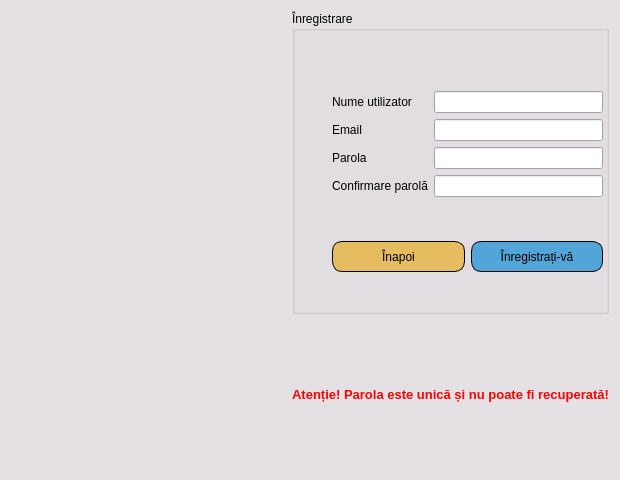
<?xml version="1.0" encoding="UTF-8"?>
<ui version="4.0">
 <class>Register</class>
 <widget class="QDialog" name="Register">
  <property name="geometry">
   <rect>
    <x>0</x>
    <y>0</y>
    <width>620</width>
    <height>480</height>
   </rect>
  </property>
  <property name="palette">
   <palette>
    <active>
     <colorrole role="Base">
      <brush brushstyle="SolidPattern">
       <color alpha="255">
        <red>255</red>
        <green>255</green>
        <blue>255</blue>
       </color>
      </brush>
     </colorrole>
     <colorrole role="Window">
      <brush brushstyle="SolidPattern">
       <color alpha="255">
        <red>229</red>
        <green>224</green>
        <blue>228</blue>
       </color>
      </brush>
     </colorrole>
    </active>
    <inactive>
     <colorrole role="Base">
      <brush brushstyle="SolidPattern">
       <color alpha="255">
        <red>255</red>
        <green>255</green>
        <blue>255</blue>
       </color>
      </brush>
     </colorrole>
     <colorrole role="Window">
      <brush brushstyle="SolidPattern">
       <color alpha="255">
        <red>229</red>
        <green>224</green>
        <blue>228</blue>
       </color>
      </brush>
     </colorrole>
    </inactive>
    <disabled>
     <colorrole role="Base">
      <brush brushstyle="SolidPattern">
       <color alpha="255">
        <red>229</red>
        <green>224</green>
        <blue>228</blue>
       </color>
      </brush>
     </colorrole>
     <colorrole role="Window">
      <brush brushstyle="SolidPattern">
       <color alpha="255">
        <red>229</red>
        <green>224</green>
        <blue>228</blue>
       </color>
      </brush>
     </colorrole>
    </disabled>
   </palette>
  </property>
  <property name="windowTitle">
   <string>Dialog</string>
  </property>
  <property name="windowIcon">
   <iconset>
    <normalon>C:/Users/User/Desktop/SecureDriveIcon.jpeg</normalon>
   </iconset>
  </property>
  <layout class="QGridLayout" name="gridLayout">
   <item row="2" column="1">
    <widget class="QLabel" name="label_5">
     <property name="sizePolicy">
      <sizepolicy hsizetype="Preferred" vsizetype="Preferred">
       <horstretch>0</horstretch>
       <verstretch>0</verstretch>
      </sizepolicy>
     </property>
     <property name="font">
      <font>
       <pointsize>10</pointsize>
       <weight>75</weight>
       <bold>true</bold>
      </font>
     </property>
     <property name="styleSheet">
      <string notr="true">color:red</string>
     </property>
     <property name="text">
      <string>Atenție! Parola este unică și nu poate fi recuperată!</string>
     </property>
     <property name="alignment">
      <set>Qt::AlignCenter</set>
     </property>
    </widget>
   </item>
   <item row="1" column="0">
    <widget class="QLabel" name="label_4">
     <property name="text">
      <string/>
     </property>
     <property name="pixmap">
      <pixmap>C:/Users/User/Desktop/SecureDriveIcon.jpeg</pixmap>
     </property>
    </widget>
   </item>
   <item row="0" column="1" rowspan="2">
    <widget class="QGroupBox" name="groupBox">
     <property name="enabled">
      <bool>true</bool>
     </property>
     <property name="sizePolicy">
      <sizepolicy hsizetype="Preferred" vsizetype="Preferred">
       <horstretch>0</horstretch>
       <verstretch>0</verstretch>
      </sizepolicy>
     </property>
     <property name="title">
      <string>Înregistrare</string>
     </property>
     <widget class="QWidget" name="formLayoutWidget">
      <property name="geometry">
       <rect>
        <x>40</x>
        <y>80</y>
        <width>271</width>
        <height>114</height>
       </rect>
      </property>
      <layout class="QFormLayout" name="formLayout">
       <item row="0" column="0">
        <widget class="QLabel" name="label">
         <property name="text">
          <string>Nume utilizator</string>
         </property>
        </widget>
       </item>
       <item row="0" column="1">
        <widget class="QLineEdit" name="lineEdit"/>
       </item>
       <item row="1" column="0">
        <widget class="QLabel" name="label_6">
         <property name="text">
          <string>Email</string>
         </property>
        </widget>
       </item>
       <item row="1" column="1">
        <widget class="QLineEdit" name="lineEdit_4"/>
       </item>
       <item row="2" column="0">
        <widget class="QLabel" name="label_2">
         <property name="text">
          <string>Parola</string>
         </property>
        </widget>
       </item>
       <item row="2" column="1">
        <widget class="QLineEdit" name="lineEdit_2">
         <property name="echoMode">
          <enum>QLineEdit::Password</enum>
         </property>
        </widget>
       </item>
       <item row="3" column="0">
        <widget class="QLabel" name="label_3">
         <property name="text">
          <string>Confirmare parolă</string>
         </property>
        </widget>
       </item>
       <item row="3" column="1">
        <widget class="QLineEdit" name="lineEdit_3">
         <property name="echoMode">
          <enum>QLineEdit::Password</enum>
         </property>
        </widget>
       </item>
      </layout>
     </widget>
     <widget class="QWidget" name="layoutWidget">
      <property name="geometry">
       <rect>
        <x>30</x>
        <y>230</y>
        <width>291</width>
        <height>31</height>
       </rect>
      </property>
      <layout class="QHBoxLayout" name="horizontalLayout">
       <property name="leftMargin">
        <number>10</number>
       </property>
       <property name="rightMargin">
        <number>10</number>
       </property>
       <item>
        <widget class="QPushButton" name="pushButton_inapoi">
         <property name="sizePolicy">
          <sizepolicy hsizetype="Minimum" vsizetype="Preferred">
           <horstretch>0</horstretch>
           <verstretch>0</verstretch>
          </sizepolicy>
         </property>
         <property name="styleSheet">
          <string notr="true">background-color:rgb(230, 188, 97);
border-style:outset;
border-color:black;
border-width:1px;
border-radius:10px;</string>
         </property>
         <property name="text">
          <string>Înapoi</string>
         </property>
        </widget>
       </item>
       <item>
        <widget class="QPushButton" name="pushButton_register">
         <property name="sizePolicy">
          <sizepolicy hsizetype="Minimum" vsizetype="Preferred">
           <horstretch>0</horstretch>
           <verstretch>0</verstretch>
          </sizepolicy>
         </property>
         <property name="styleSheet">
          <string notr="true">background-color:rgb(81, 165, 215);
border-style:outset;
border-color:black;
border-width:1px;
border-radius:10px;</string>
         </property>
         <property name="text">
          <string>Înregistrați-vă</string>
         </property>
        </widget>
       </item>
      </layout>
     </widget>
    </widget>
   </item>
  </layout>
 </widget>
 <resources/>
 <connections/>
</ui>
